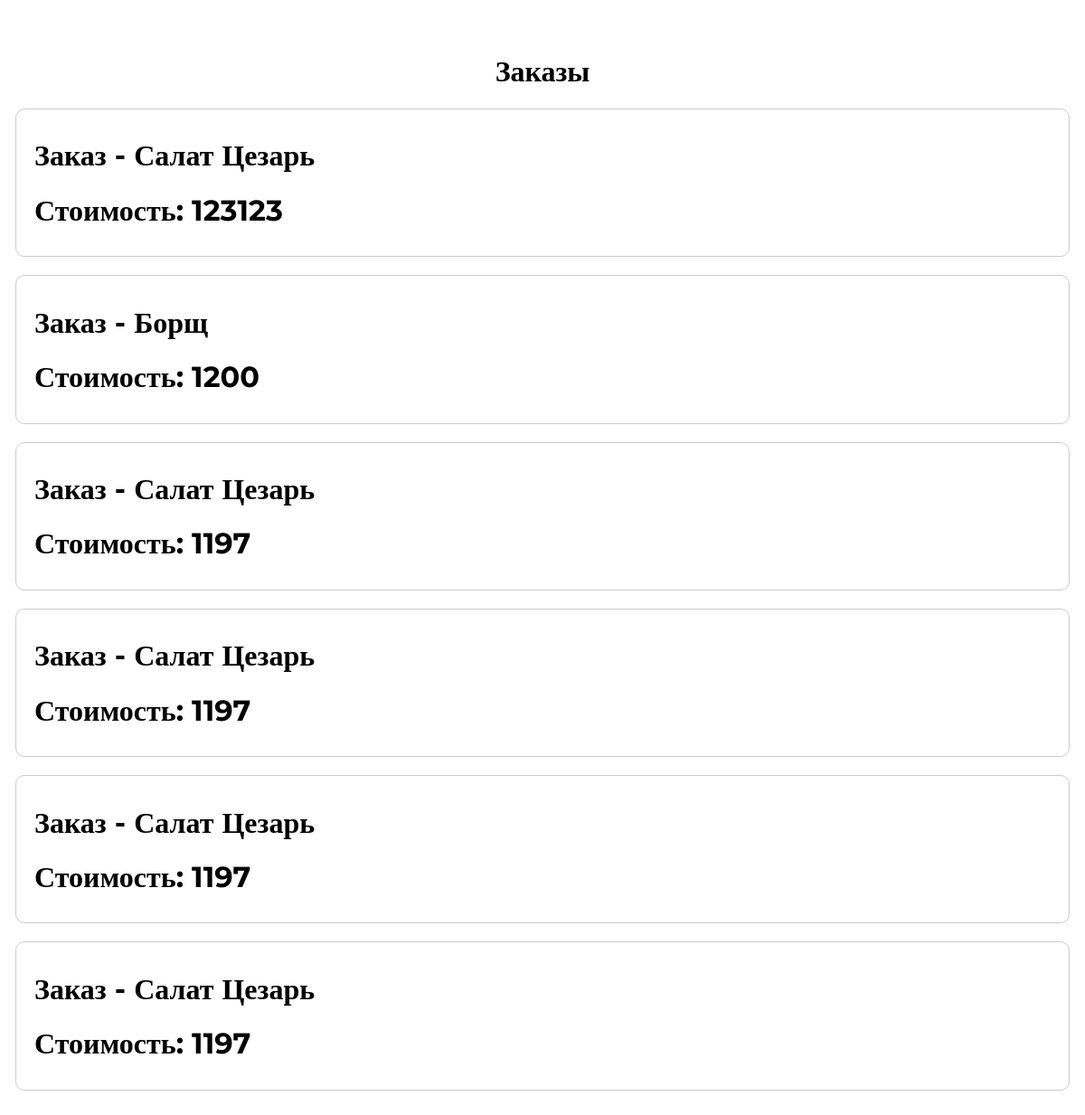
The page / on the database its author committed.
### delivery/models.py (models this page shows)
class Order(models.Model):
    price = models.PositiveIntegerField()
    dish = models.ForeignKey('Dish', on_delete=models.CASCADE)
    quantity = models.PositiveIntegerField()
    def __str__(self):
        return f'Заказ - {self.dish}'

class Dish(models.Model):
    name = models.CharField(max_length=100)
    description = models.CharField(max_length=100)
    price = models.PositiveIntegerField()
    category = models.ManyToManyField('Category')
    def __str__(self):
        return self.name

### delivery/views.py (the view)
# urls.py: path('', index, name='index'),
def index(request):
    orders = Order.objects.all()
    return render(request, 'delivery/index.html', context={'orders': orders})

### delivery/templates/delivery/index.html (shortened to what this page needs)
<!DOCTYPE html>
{% load static %}
<html lang="en">
<head>
    <link rel="stylesheet" href="{% static 'css/styles.css' %}">
</head>
<body>
    <div class='main'>
        <h1 class="central-text">Заказы</h1>
        {% for i in orders %}
        <div class="order-border">
            <h1 class="order">{{ i }}</h1>
            <h1 class="order">Стоимость: {{ i.price }}</h1>
        </div>
        {% endfor %}
    </div>
</body>
</html>

### static/css/styles.css (style rules this page uses)
.order-border { border: 1px solid #ccc; border-radius: 10px; padding: 10px 20px; margin-bottom: 20px; width: 100%; }
body { font-family: Montserrat; }
.main { display: flex; flex-direction: column; padding: 30px; justify-content: center; align-items: center; }

### rows shown on the page
Order: dish.name "Заказ - Салат Цезарь", price "123123"
Order: dish.name "Заказ - Борщ", price "1200"
Order: dish.name "Заказ - Салат Цезарь", price "1197"
Order: dish.name "Заказ - Салат Цезарь", price "1197"
Order: dish.name "Заказ - Салат Цезарь", price "1197"
Order: dish.name "Заказ - Салат Цезарь", price "1197"
